Frame 1 (no input): blank canvas, image omitted
Frame 60 (the mouse pressed at the canvas centre just before this capture): blank canvas, image omitted
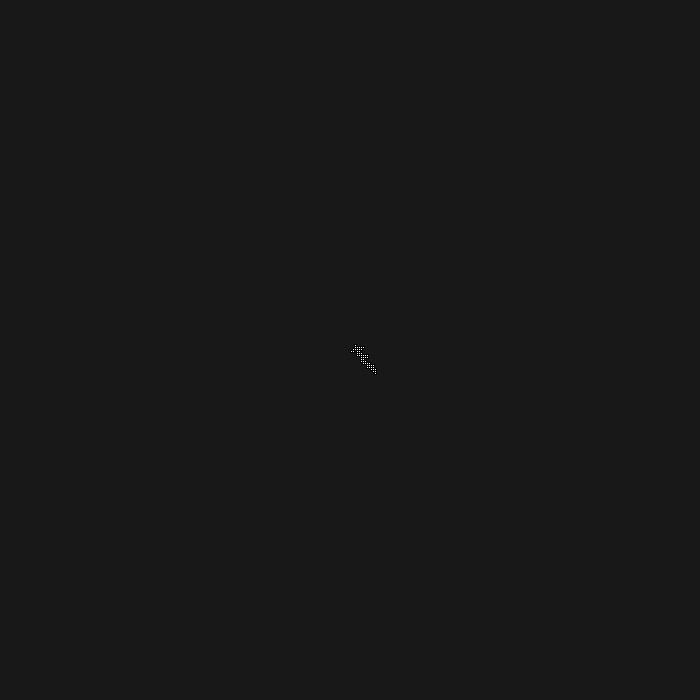
Frame 120 (the mouse held since frame 60 and released just before this capture)

The Processing sketch whose frames 1 and 60 were blank and that drew this single picture after the mouse press (run headless with seeded random() and noise(); from frame 60 on, the mouse is pressed at the canvas centre):

// Processing sketch: I1_2MostlyRandomWalker
// ── I1_2MostlyRandomWalker.pde
// This program creates a random walker that tends to move down and to the right.
Walker guy;

void setup() {
    size(700, 700);
    background(24);
    guy = new Walker();
}

void draw() {
    guy.display();
    guy.walk();
}

class Walker {
    int x; // x position
    int y; // y position
    int size; // Size of square
    int choice; // Randomly generated number to decide the direction to walk.

    Walker() {
        x = width/2;
        y = height/2;
        size = 2;
    }

    void walk() {
        choice = int(random(6)); // Genreates a number between 0 and 5
        if (choice == 0) {
            x-=size; // Move Left
        } else if (choice == 1) {
            y-=size; // Move Up
        } else if (choice <= 3) { // If we roll a 2 or 3
            x+=size; // Move Right
        } else { // if we roll a 4 or 5
            y+=size; // move Down.
        }
    }

    void display() {
        rect(x, y, size, size);
    }
}
